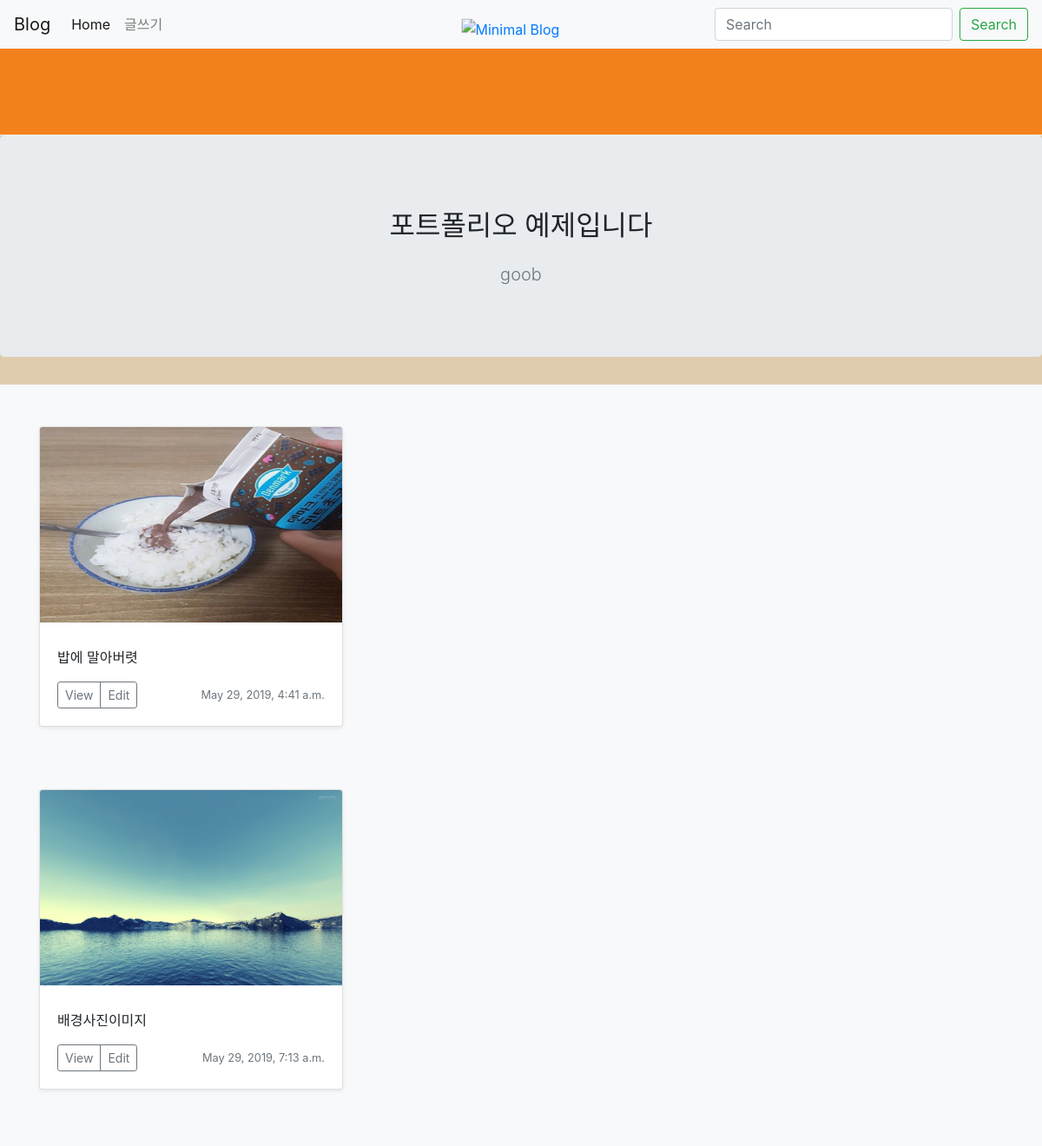
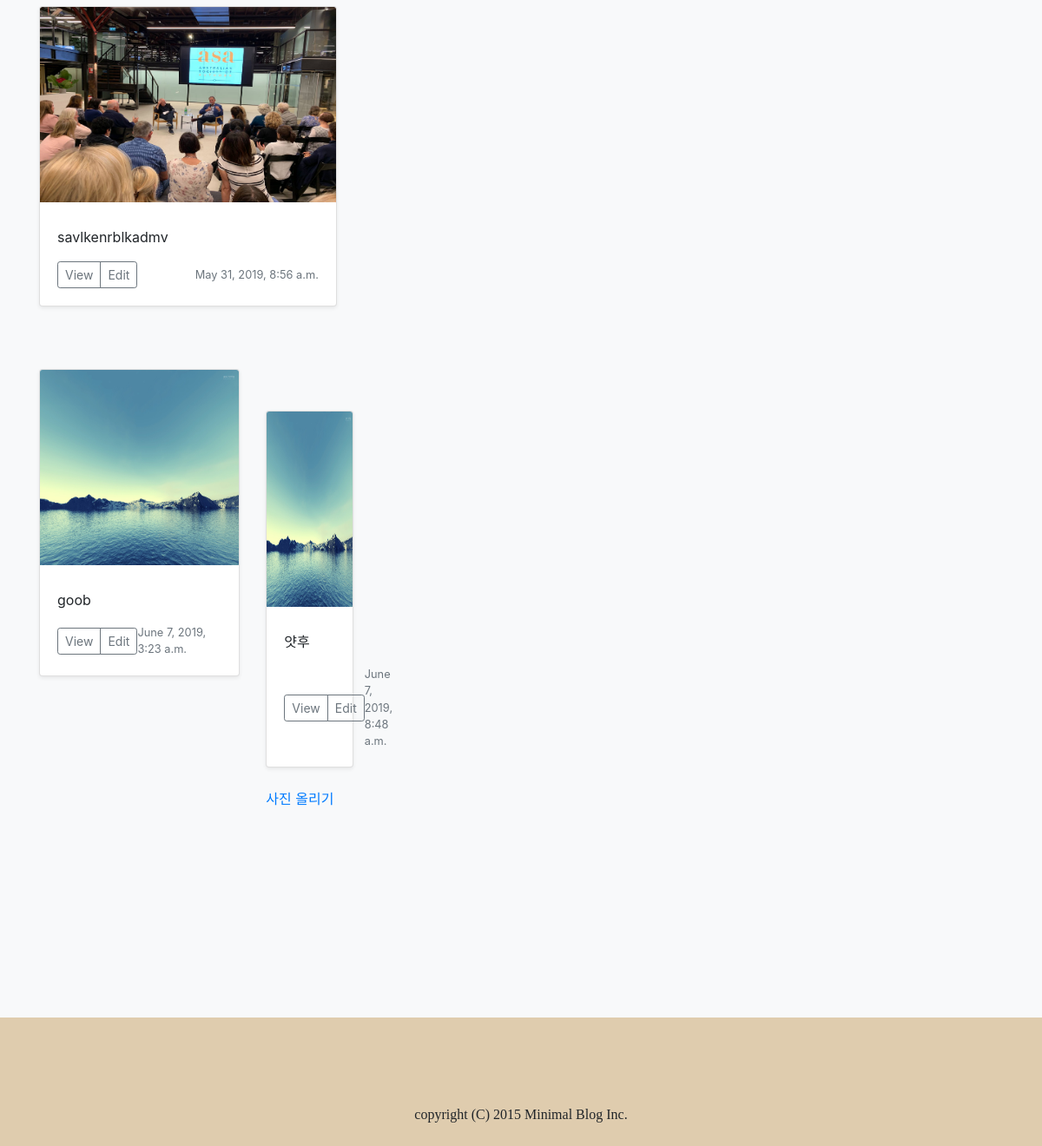
The app's page /portf/ with its own data (2 pictures, top to bottom).
### portf/models.py (models this page shows, shortened)
class portfolio(models.Model):
    title = models.CharField(max_length = 200)
    image = models.ImageField(upload_to ='images/')
    description = models.TextField(max_length = 500)
    date = models.DateTimeField(auto_now_add=True)

### portf/views.py (the view)
# urls.py: path('portf/', portf.views.pf, name ="pf"),
def pf(request):
    portfolios = portfolio.objects
    return render(request, 'portf/pf.html', {'portfolios':portfolios})

### portf/templates/portf/pf.html (shortened to what this page needs)
{% extends "base.html" %}
{% block content %}
{% load staticfiles %}
<main role="main">
      <section class="jumbotron text-center">
        <div class="container">
          <h1 class="jumbotron-heading">포트폴리오 예제입니다</h1>
          <p class="lead text-muted">goob</p>
        </div>
      </section>
        {% for p in portfolios.all %}
      <div class="album py-5 bg-light">
        <div class="container">
          <div class="row">
            <div class="col-md-4">
              <div class="card mb-4 shadow-sm">
                <img src = "{{p.image.url}}" class="card-img-top" data-src="holder.js/100px225?theme=thumb&amp;bg=55595c&amp;fg=eceeef&amp;text=Thumbnail" alt="Thumbnail [100%x225]" style="height: 225px; width: 100%; display: block;" data-holder-rendered="true">
                <div class="card-body">
                  <p class="card-text">{{p.description}}</p>
                  <div class="d-flex justify-content-between align-items-center">
                    <div class="btn-group">
                      <button type="button" class="btn btn-sm btn-outline-secondary">View</button>
                      <button type="button" class="btn btn-sm btn-outline-secondary">Edit</button>
                    </div>
                    <small class="text-muted">{{p.date}}</small>
                  </div>
                </div>
              </div>
            </div>
            {% endfor %}
          </div>
          <a href="{%url 'writeimage'%}">사진 올리기</a>
        </div>
      </div>
    </main>
{% endblock content %}

### main/templates/base.html (shortened to what this page needs)
<!DOCTYPE html>
<head>
    <link rel="stylesheet" href="https://cdnjs.cloudflare.com/ajax/libs/animate.css/3.7.0/animate.min.css">
    <link rel="stylesheet" href="https://stackpath.bootstrapcdn.com/bootstrap/4.3.1/css/bootstrap.min.css">
</head>
<body>
        <nav class="navbar navbar-expand-lg navbar-light bg-light">
                <a class="navbar-brand" href="{% url 'home' %}">Blog</a>
                <div class="collapse navbar-collapse" id="navbarSupportedContent">
                  <ul class="navbar-nav mr-auto">
                    <li class="nav-item active">
                      <a class="nav-link" href="{% url 'home' %}">Home<span class="sr-only">(current)</span></a>
                    </li>
                    <li class="nav-item">
                      <a class="nav-link" href="{%url 'write'%}">글쓰기</a>
                    </li>
                  </ul>
                  <form class="form-inline my-2 my-lg-0" action="{%url 'search'%}">
                    <input class="form-control mr-sm-2" type="text" placeholder="Search" aria-label="Search" name="q">
                    <button class="btn btn-outline-success my-2 my-sm-0" type="submit">Search</button>
                  </form>
                </div>
              </nav>
        <div class="wrap">
                <div class="nav">
                   <a class="logo" href="#"><img src="https://raw.githubusercontent.com/inspirebin/simple_blog_/master/site/images/logo.png" alt="Minimal Blog"/></a>
                  </div>
                  <div class="posts">
                    {%block content%}
                    {%endblock%}
                  </div>
                  <div class="footer">
                      <p>copyright (C) 2015 Minimal Blog Inc.</p>
                  </div>
              </div>
</body>
</html>

### main/templates/base.html (style rules this page uses)
*, *::after, *::before { box-sizing: inherit; }
body { margin: 0; }
article, aside, details, figcaption, figure, footer, header, hgroup, main, menu, nav, section, summary { display: block; }
a { background-color: transparent; }
h1 { font-size: 2em; margin: 0.67em 0; }
small { font-size: 80%; }
img { border: 0; }
button, input, optgroup, select, textarea { color: inherit; font: inherit; margin: 0; }
button { overflow: visible; }
button, select { text-transform: none; }
button, html input[type="button"], input[type="reset"], input[type="submit"] { -webkit-appearance: button; cursor: pointer; }
input { line-height: normal; }
body { margin: 0px; background: #DFCCAE; }
.nav { background: #F4821C; border-bottom: 1px solid #EFEFEF; height: 100px; }
.nav .logo { margin-top: 0px; }
.nav .logo img { float: left; display: block; margin-right: 2.35765%; width: 100%; width: 137px; height: 137px; position: absolute; left: 50%; top: 90px; transform: translate(-50%, -50%); }
.nav .logo img:last-child { margin-right: 0; }
.footer { font-family: 'Playfair Display', serif; margin: 100px; text-align: center; }

### records on screen
portfolio: image (picture), description "밥에 말아버렷", date "May 29, 2019, 4:41 a.m."
portfolio: image (picture), description "배경사진이미지", date "May 29, 2019, 7:13 a.m."
portfolio: image (picture), description "savlkenrblkadmv", date "May 31, 2019, 8:56 a.m."
portfolio: image (picture), description "goob", date "June 7, 2019, 3:23 a.m."
portfolio: image (picture), description "얏후", date "June 7, 2019, 8:48 a.m."
